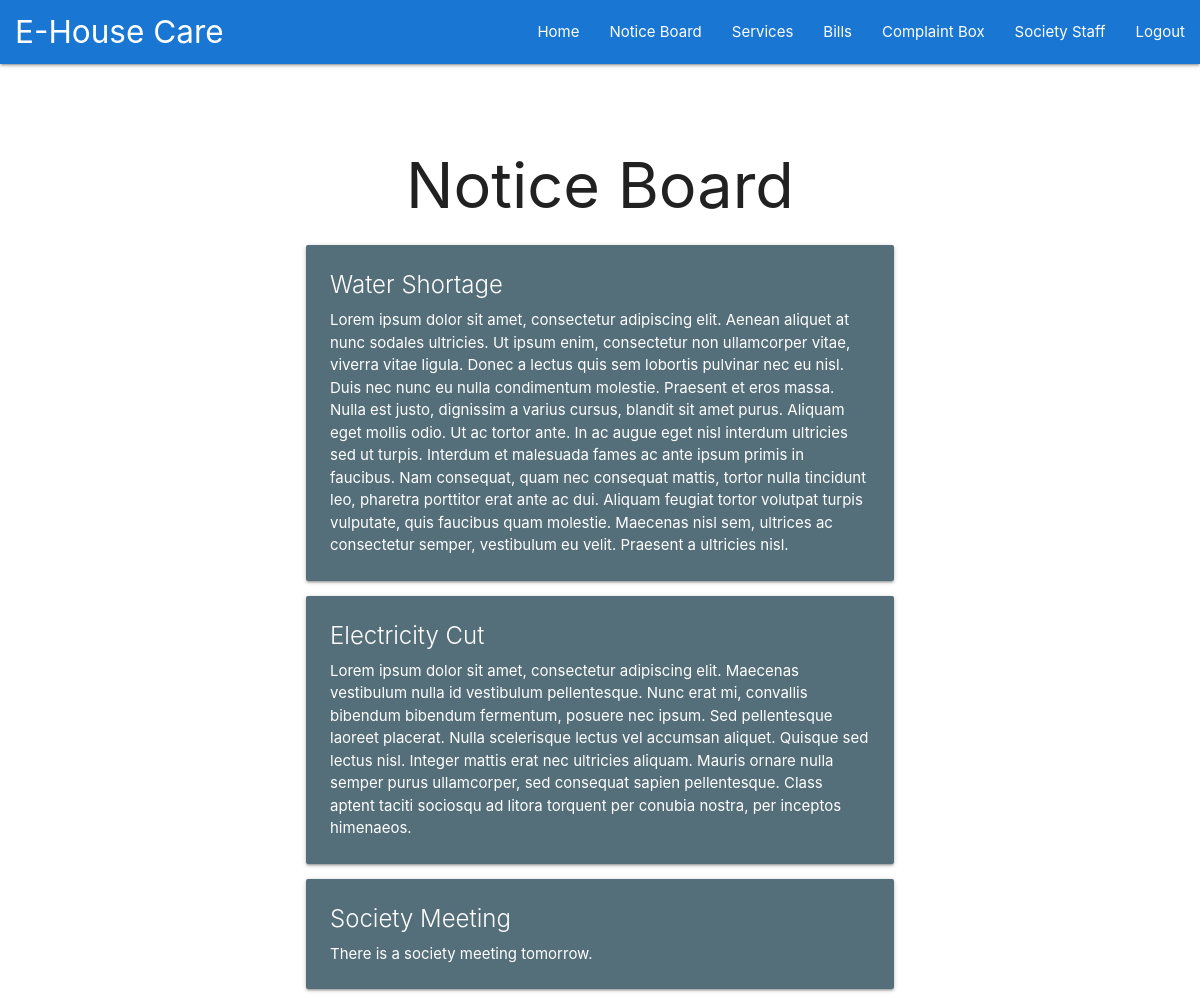
Screenshot of /noticeboard (signed in) with the database file from the repository.
### main/models.py (models this page shows, shortened)
class Notice(models.Model):
    header_notice = CharField(max_length=100)
    details_notice = TextField()

### main/views.py (the view)
# urls.py: path('noticeboard', views.noticeboard, name='noticeboard'),
def noticeboard(request):
    messages.info(request, 'You are viewing the Notice Board!')
    return render(request, "main/noticeboard.html", context={'noticeboard': Notice.objects.all})

### main/templates/main/noticeboard.html (shortened to what this page needs)
{% extends "main/header.html" %} {% block content %}
<div class="container">
  <h1 style="text-align:center;">Notice Board</h1>
  {% for notice in noticeboard %}
  <div class="col s12 m6 l4">
    <div class="card blue-grey darken-1">
      <div class="card-content white-text">
        <span class="card-title">{{notice.header_notice}}</span>
        <p>{{notice.details_notice|safe}}</p>
      </div>
    </div>
  </div>
  {% endfor %}
</div>
{% endblock %}

### rows the page displays
Notice: header_notice "Water Shortage", details_notice "Lorem ipsum dolor sit amet, consectetur adipiscing elit. Aenean aliquet at nunc sodales ultricies. Ut ipsum enim, consectetur non ullamcorper vitae, viverra vitae ligula. Donec a lectus quis sem lobortis pulvinar nec eu nisl. Duis nec nunc eu nulla condimentum molestie. Praesent et eros massa. Nulla est justo, dignissim a varius cursus, blandit sit amet purus. Aliquam eget mollis odio. Ut ac tortor ante. In ac augue eget nisl interdum ultricies sed ut turpis. Interdum et malesuada fames ac ante ipsum primis in faucibus. Nam consequat, quam nec consequat mattis, tortor nulla tincidunt leo, pharetra porttitor erat ante ac dui. Aliquam feugiat tortor volutpat turpis vulputate, quis faucibus…"
Notice: header_notice "Electricity Cut", details_notice "Lorem ipsum dolor sit amet, consectetur adipiscing elit. Maecenas vestibulum nulla id vestibulum pellentesque. Nunc erat mi, convallis bibendum bibendum fermentum, posuere nec ipsum. Sed pellentesque laoreet placerat. Nulla scelerisque lectus vel accumsan aliquet. Quisque sed lectus nisl. Integer mattis erat nec ultricies aliquam. Mauris ornare nulla semper purus ullamcorper, sed consequat sapien pellentesque. Class aptent taciti sociosqu ad litora torquent per conubia nostra, per inceptos himenaeos."
Notice: header_notice "Society Meeting", details_notice "There is a society meeting tomorrow."
